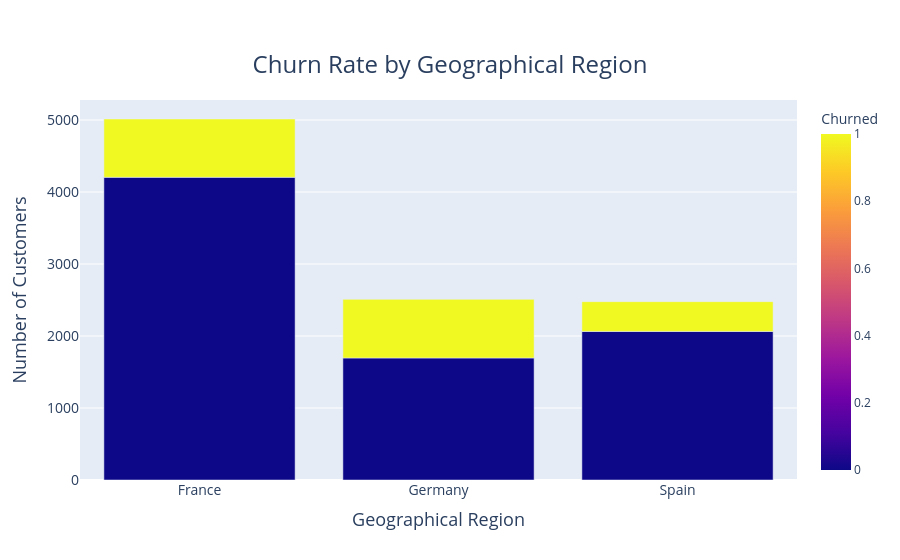

This figure's notebook cell:
### Code cell
fig = px.bar(
    geo_churn_counts,
    x='Geo',
    y='Count',
    color='Churned',
    barmode='group',
    title='Churn Rate by Geographical Region',
    labels={'Geo': 'Geographical Region', 'Count': 'Number of Customers'}
)

# Customize the title and axis labels
fig.update_layout(
    title={
        'text': "Churn Rate by Geographical Region",
        'y': 0.9,
        'x': 0.5,
        'xanchor': 'center',
        'yanchor': 'top',
        'font': {'size': 24}  # Adjust the font size of the title
    },
    xaxis_title={
        'text': 'Geographical Region',
        'font': {'size': 18}  # Adjust the x-axis title font size
    },
    yaxis_title={
        'text': 'Number of Customers',
        'font': {'size': 18}  # Adjust the y-axis title font size
    }
)
# Adjust the font size of the tick labels
fig.update_xaxes(tickfont={'size': 14})
fig.update_yaxes(tickfont={'size': 14})


fig.show()

### Figure 1 — Plotly figure (JSON) as saved in the notebook; plotly's stock layout.template omitted (floating-point values rounded to 4 significant figures)
{"data": [{"alignmentgroup": "True", "hovertemplate": "Geographical Region=%{x}<br>Number of Customers=%{y}<br>Churned=%{marker.color}<extra></extra>", "legendgroup": "", "marker": {"color": [0, 1, 0, 1, 0, 1], "coloraxis": "coloraxis", "pattern": {"shape": ""}}, "name": "", "offsetgroup": "", "orientation": "v", "showlegend": false, "textposition": "auto", "type": "bar", "x": ["France", "France", "Germany", "Germany", "Spain", "Spain"], "xaxis": "x", "y": [4204, 810, 1695, 814, 2064, 413], "yaxis": "y"}], "layout": {"autosize": true, "barmode": "group", "coloraxis": {"colorbar": {"title": {"text": "Churned"}}, "colorscale": [[0, "#0d0887"], [0.1111, "#46039f"], [0.2222, "#7201a8"], [0.3333, "#9c179e"], [0.4444, "#bd3786"], [0.5556, "#d8576b"], [0.6667, "#ed7953"], [0.7778, "#fb9f3a"], [0.8889, "#fdca26"], [1, "#f0f921"]]}, "legend": {"tracegroupgap": 0}, "title": {"font": {"size": 24}, "text": "Churn Rate by Geographical Region", "x": 0.5, "xanchor": "center", "y": 0.9, "yanchor": "top"}, "xaxis": {"anchor": "y", "autorange": true, "domain": [0, 1], "range": [-0.5, 2.5], "tickfont": {"size": 14}, "title": {"font": {"size": 18}, "text": "Geographical Region"}, "type": "category"}, "yaxis": {"anchor": "x", "autorange": true, "domain": [0, 1], "range": [0, 5278.0], "tickfont": {"size": 14}, "title": {"font": {"size": 18}, "text": "Number of Customers"}, "type": "linear"}}}
